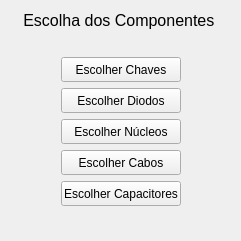
         <widget class="QWidget" name="layoutWidget">
             <property name="geometry">
                 <rect>
                     <x>620</x>
                     <y>430</y>
                     <width>241</width>
                     <height>241</height>
                 </rect>
             </property>
             <layout class="QVBoxLayout" name="verticalLayout_3">
                 <property name="sizeConstraint">
                     <enum>QLayout::SetDefaultConstraint</enum>
                 </property>
                 <item>
                     <layout class="QHBoxLayout" name="horizontalLayout_12">
                         <item>
                             <spacer name="horizontalSpacer_25">
                                 <property name="orientation">
                                     <enum>Qt::Horizontal</enum>
                                 </property>
                                 <property name="sizeHint" stdset="0">
                                     <size>
                                         <width>40</width>
                                         <height>20</height>
                                     </size>
                                 </property>
                             </spacer>
                         </item>
                         <item>
                             <widget class="QLabel" name="label_ConfiguracoesDoOtimizador">
                                 <property name="sizePolicy">
                                     <sizepolicy hsizetype="Fixed" vsizetype="Fixed">
                                         <horstretch>0</horstretch>
                                         <verstretch>0</verstretch>
                                     </sizepolicy>
                                 </property>
                                 <property name="text">
                                     <string>&lt;html&gt;&lt;head/&gt;&lt;body&gt;&lt;p align=&quot;center&quot;&gt;&lt;span
                                         style=&quot; font-size:12pt;&quot;&gt;Escolha dos Componentes&lt;/span&gt;&lt;/p&gt;&lt;/body&gt;&lt;/html&gt;
                                     </string>
                                 </property>
                             </widget>
                         </item>
                         <item>
                             <spacer name="horizontalSpacer_26">
                                 <property name="orientation">
                                     <enum>Qt::Horizontal</enum>
                                 </property>
                                 <property name="sizeHint" stdset="0">
                                     <size>
                                         <width>40</width>
                                         <height>20</height>
                                     </size>
                                 </property>
                             </spacer>
                         </item>
                     </layout>
                 </item>
                 <item>
                     <spacer name="verticalSpacer_4">
                         <property name="orientation">
                             <enum>Qt::Vertical</enum>
                         </property>
                         <property name="sizeType">
                             <enum>QSizePolicy::Fixed</enum>
                         </property>
                         <property name="sizeHint" stdset="0">
                             <size>
                                 <width>20</width>
                                 <height>20</height>
                             </size>
                         </property>
                     </spacer>
                 </item>
                 <item>
                     <layout class="QHBoxLayout" name="horizontalLayout_14">
                         <property name="sizeConstraint">
                             <enum>QLayout::SetMinimumSize</enum>
                         </property>
                         <item>
                             <spacer name="horizontalSpacer_27">
                                 <property name="orientation">
                                     <enum>Qt::Horizontal</enum>
                                 </property>
                                 <property name="sizeHint" stdset="0">
                                     <size>
                                         <width>40</width>
                                         <height>20</height>
                                     </size>
                                 </property>
                             </spacer>
                         </item>
                         <item>
                             <widget class="QPushButton" name="pushButtonSwitchSel">
                                 <property name="sizePolicy">
                                     <sizepolicy hsizetype="Fixed" vsizetype="Fixed">
                                         <horstretch>0</horstretch>
                                         <verstretch>0</verstretch>
                                     </sizepolicy>
                                 </property>
                                 <property name="minimumSize">
                                     <size>
                                         <width>120</width>
                                         <height>25</height>
                                     </size>
                                 </property>
                                 <property name="maximumSize">
                                     <size>
                                         <width>120</width>
                                         <height>25</height>
                                     </size>
                                 </property>
                                 <property name="text">
                                     <string>Escolher Chaves</string>
                                 </property>
                             </widget>
                         </item>
                         <item>
                             <spacer name="horizontalSpacer_34">
                                 <property name="orientation">
                                     <enum>Qt::Horizontal</enum>
                                 </property>
                                 <property name="sizeHint" stdset="0">
                                     <size>
                                         <width>40</width>
                                         <height>20</height>
                                     </size>
                                 </property>
                             </spacer>
                         </item>
                     </layout>
                 </item>
                 <item>
                     <layout class="QHBoxLayout" name="horizontalLayout_13">
                         <property name="sizeConstraint">
                             <enum>QLayout::SetMinimumSize</enum>
                         </property>
                         <item>
                             <spacer name="horizontalSpacer_22">
                                 <property name="orientation">
                                     <enum>Qt::Horizontal</enum>
                                 </property>
                                 <property name="sizeHint" stdset="0">
                                     <size>
                                         <width>40</width>
                                         <height>20</height>
                                     </size>
                                 </property>
                             </spacer>
                         </item>
                         <item>
                             <widget class="QPushButton" name="pushButtonDiodeSel">
                                 <property name="sizePolicy">
                                     <sizepolicy hsizetype="Fixed" vsizetype="Fixed">
                                         <horstretch>0</horstretch>
                                         <verstretch>0</verstretch>
                                     </sizepolicy>
                                 </property>
                                 <property name="minimumSize">
                                     <size>
                                         <width>120</width>
                                         <height>25</height>
                                     </size>
                                 </property>
                                 <property name="maximumSize">
                                     <size>
                                         <width>120</width>
                                         <height>25</height>
                                     </size>
                                 </property>
                                 <property name="text">
                                     <string>Escolher Diodos</string>
                                 </property>
                             </widget>
                         </item>
                         <item>
                             <spacer name="horizontalSpacer_23">
                                 <property name="orientation">
                                     <enum>Qt::Horizontal</enum>
                                 </property>
                                 <property name="sizeHint" stdset="0">
                                     <size>
                                         <width>40</width>
                                         <height>20</height>
                                     </size>
                                 </property>
                             </spacer>
                         </item>
                     </layout>
                 </item>
                 <item>
                     <layout class="QHBoxLayout" name="horizontalLayout_16">
                         <property name="sizeConstraint">
                             <enum>QLayout::SetMinimumSize</enum>
                         </property>
                         <item>
                             <spacer name="horizontalSpacer_24">
                                 <property name="orientation">
                                     <enum>Qt::Horizontal</enum>
                                 </property>
                                 <property name="sizeHint" stdset="0">
                                     <size>
                                         <width>40</width>
                                         <height>20</height>
                                     </size>
                                 </property>
                             </spacer>
                         </item>
                         <item>
                             <widget class="QPushButton" name="pushButtonCoreSel">
                                 <property name="sizePolicy">
                                     <sizepolicy hsizetype="Fixed" vsizetype="Fixed">
                                         <horstretch>0</horstretch>
                                         <verstretch>0</verstretch>
                                     </sizepolicy>
                                 </property>
                                 <property name="minimumSize">
                                     <size>
                                         <width>120</width>
                                         <height>25</height>
                                     </size>
                                 </property>
                                 <property name="maximumSize">
                                     <size>
                                         <width>120</width>
                                         <height>25</height>
                                     </size>
                                 </property>
                                 <property name="text">
                                     <string>Escolher Núcleos</string>
                                 </property>
                             </widget>
                         </item>
                         <item>
                             <spacer name="horizontalSpacer_30">
                                 <property name="orientation">
                                     <enum>Qt::Horizontal</enum>
                                 </property>
                                 <property name="sizeHint" stdset="0">
                                     <size>
                                         <width>40</width>
                                         <height>20</height>
                                     </size>
                                 </property>
                             </spacer>
                         </item>
                     </layout>
                 </item>
                 <item>
                     <layout class="QHBoxLayout" name="horizontalLayout_15">
                         <property name="sizeConstraint">
                             <enum>QLayout::SetMinimumSize</enum>
                         </property>
                         <item>
                             <spacer name="horizontalSpacer_28">
                                 <property name="orientation">
                                     <enum>Qt::Horizontal</enum>
                                 </property>
                                 <property name="sizeHint" stdset="0">
                                     <size>
                                         <width>40</width>
                                         <height>20</height>
                                     </size>
                                 </property>
                             </spacer>
                         </item>
                         <item>
                             <widget class="QPushButton" name="pushButtonCableSel">
                                 <property name="sizePolicy">
                                     <sizepolicy hsizetype="Fixed" vsizetype="Fixed">
                                         <horstretch>0</horstretch>
                                         <verstretch>0</verstretch>
                                     </sizepolicy>
                                 </property>
                                 <property name="minimumSize">
                                     <size>
                                         <width>120</width>
                                         <height>25</height>
                                     </size>
                                 </property>
                                 <property name="maximumSize">
                                     <size>
                                         <width>120</width>
                                         <height>25</height>
                                     </size>
                                 </property>
                                 <property name="text">
                                     <string>Escolher Cabos</string>
                                 </property>
                             </widget>
                         </item>
                         <item>
                             <spacer name="horizontalSpacer_29">
                                 <property name="orientation">
                                     <enum>Qt::Horizontal</enum>
                                 </property>
                                 <property name="sizeHint" stdset="0">
                                     <size>
                                         <width>40</width>
                                         <height>20</height>
                                     </size>
                                 </property>
                             </spacer>
                         </item>
                     </layout>
                 </item>
                 <item>
                     <layout class="QHBoxLayout" name="horizontalLayout_17">
                         <property name="sizeConstraint">
                             <enum>QLayout::SetMinimumSize</enum>
                         </property>
                         <item>
                             <spacer name="horizontalSpacer_32">
                                 <property name="orientation">
                                     <enum>Qt::Horizontal</enum>
                                 </property>
                                 <property name="sizeHint" stdset="0">
                                     <size>
                                         <width>40</width>
                                         <height>20</height>
                                     </size>
                                 </property>
                             </spacer>
                         </item>
                         <item>
                             <widget class="QPushButton" name="pushButtonCapSel">
                                 <property name="sizePolicy">
                                     <sizepolicy hsizetype="Fixed" vsizetype="Fixed">
                                         <horstretch>0</horstretch>
                                         <verstretch>0</verstretch>
                                     </sizepolicy>
                                 </property>
                                 <property name="minimumSize">
                                     <size>
                                         <width>120</width>
                                         <height>25</height>
                                     </size>
                                 </property>
                                 <property name="maximumSize">
                                     <size>
                                         <width>120</width>
                                         <height>25</height>
                                     </size>
                                 </property>
                                 <property name="text">
                                     <string>Escolher Capacitores</string>
                                 </property>
                             </widget>
                         </item>
                         <item>
                             <spacer name="horizontalSpacer_33">
                                 <property name="orientation">
                                     <enum>Qt::Horizontal</enum>
                                 </property>
                                 <property name="sizeHint" stdset="0">
                                     <size>
                                         <width>40</width>
                                         <height>20</height>
                                     </size>
                                 </property>
                             </spacer>
                         </item>
                     </layout>
                 </item>
                 <item>
                     <spacer name="verticalSpacer_6">
                         <property name="orientation">
                             <enum>Qt::Vertical</enum>
                         </property>
                         <property name="sizeHint" stdset="0">
                             <size>
                                 <width>20</width>
                                 <height>40</height>
                             </size>
                         </property>
                     </spacer>
                 </item>
             </layout>
         </widget>
